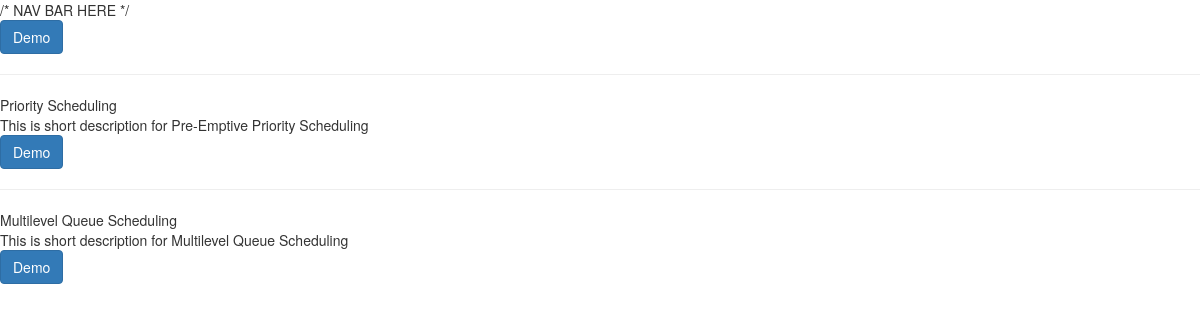
Page /process/ on the earlier database version.
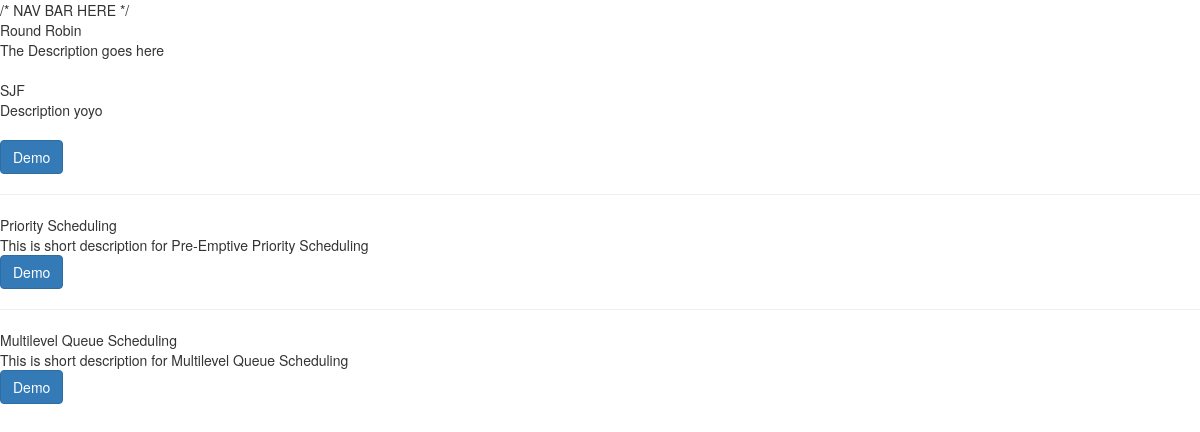
Same page on the later database version.
### process/models.py (models this page shows, shortened)
class ProcessSchedAlg(models.Model):
    name = models.CharField(max_length=200)
    description = models.TextField()
    demourl = models.CharField(max_length=200, blank=True)

### process/views.py (the view)
def home(request):
    algos = ProcessSchedAlg.objects.all()
    context = {'algos': algos}
    return render(request, 'process/index.html',context = context)

### process/templates/process/index.html (shortened to what this page needs)
{% extends "ossim/base.html" %}
{% block content %}
<div class="main-container">
{% for alg in algos %}
    <div class="alg-container">
      <div class="alg-name">  {{alg.name}} </div>
      <div class="alg-description">
        {{alg.description}}
      </div>
    </div>
    <br>
{% endfor %}
<a href="/process/demo/1/" class="btn btn-primary">Demo</a><br>
<hr>
<div class="alg-container">
  <div class="alg-name">  Priority Scheduling  </div>
  <div class="alg-description">
  This is short description for Pre-Emptive Priority Scheduling
  </div>
  <a href="/process/demo/2/" class="btn btn-primary">Demo</a><br>
</div>
<hr>
<div class="alg-container">
  <div class="alg-name"> Multilevel Queue Scheduling </div>
  <div class="alg-description">
  This is short description for Multilevel Queue Scheduling
  </div>
  <a href="/process/demo/3/" class="btn btn-primary">Demo</a><br>
</div>
</div>
{% endblock %}

### ossim/templates/ossim/base.html (shortened to what this page needs)
{% load staticfiles %}
<!DOCTYPE html>
<html>
  <head>
    <link rel="stylesheet" href="https://maxcdn.bootstrapcdn.com/bootstrap/3.3.7/css/bootstrap.min.css">
  </head>
  <body>
    <header> /* NAV BAR HERE */ </header>
    {% block content %}
    {% endblock %}
  </body>
</html>

Differences in the rows shown:
added ProcessSchedAlg: name "Round Robin", description "The Description goes here"
added ProcessSchedAlg: name "SJF", description "Description yoyo"
